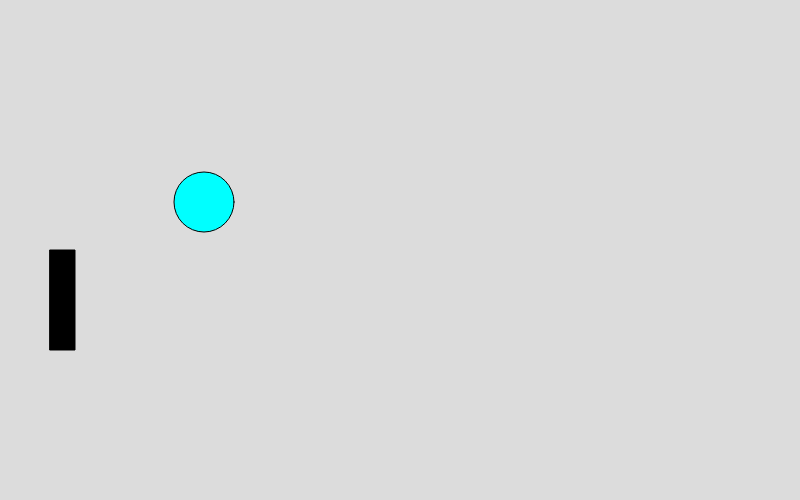
Frame 1 (no input)
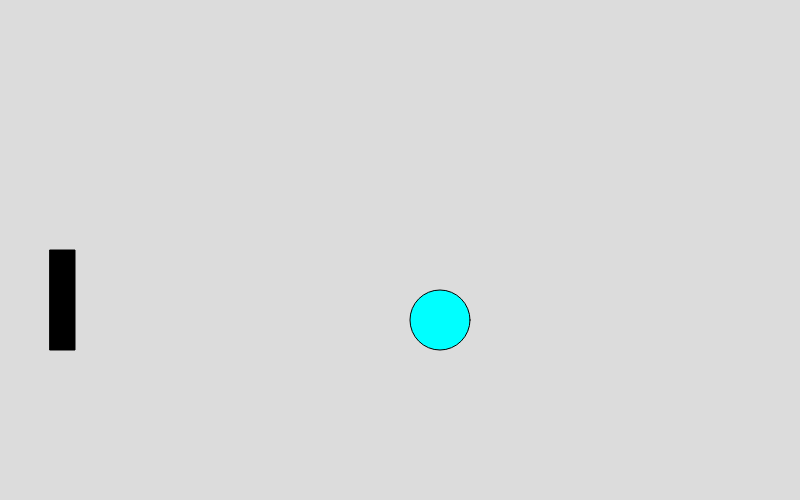
Frame 60 (no input)
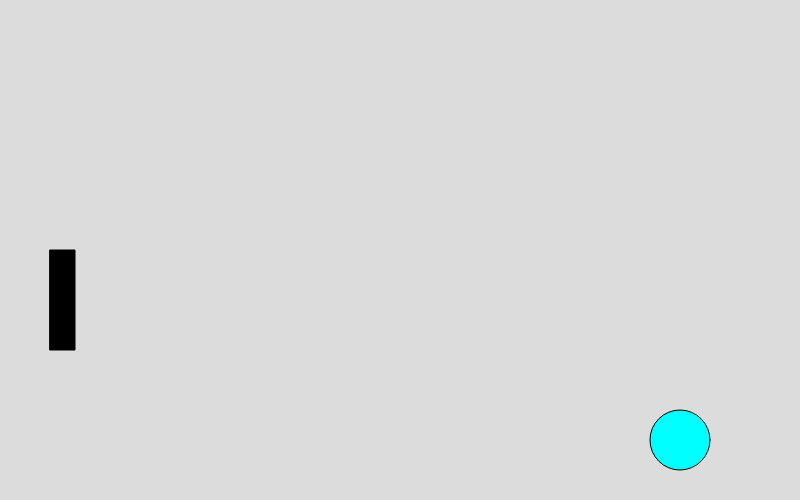
Frame 120 (the mouse pressed at the canvas centre since frame 60)

The p5.js sketch that drew these frames (run headless with seeded random() and noise() and a simulated clock; from frame 60 on, the mouse is pressed at the canvas centre):

// p5.js sketch
// ── sketch.js
// Project Title
// Your Name
// Date
//
// Extra for Experts:
// - describe what you did to take this project "above and beyond"

// Ball
let ball_x = 200;
let ball_y = 200;

let ball_dx = 4;
let ball_dy= 2;

let ballRadius = 30;
let r = 0;
let g = 255;
let b = 255;

// player 1
let playerX = 50;
let playerY = 250;
let playerHeight = 100;
let playerWidth = 25;

function setup() {
  createCanvas(800, 500);
}

function draw() {
  background(220);
  
  moveBall();
  bounceBall();
  displayBall();
  displayPlayer1();

  if (keyIsDown(87) && playerY > 0){
    playerY -= 5; 
  }
  else if (keyIsDown(83) && playerY < 500 - playerHeight){
    playerY += 5;
  } 
}

function moveBall() {
  //move
  ball_x += ball_dx;
  ball_y += ball_dy;
}

function bounceBall() {
  // xhecking collision with player
  if (ball_x === playerX - playerWidth)

  //bounce if needed
  if (ball_x >= width - ballRadius || ball_x <= 0 + ballRadius) {
    ball_dx = ball_dx * -1;
    pickRandomColor();
  }
  if (ball_y >= height - ballRadius || ball_y <= 0 + ballRadius) {
    ball_dy = ball_dy * -1;
    pickRandomColor();
  }
}

function pickRandomColor() {
  r = random(255);
  g = random(255);
  b = random(255);
}

function displayBall() {
  //display
  fill(r, g, b);
  circle(ball_x, ball_y, ballRadius * 2);
}

function displayPlayer1(){
  fill("black");
  rect(playerX, playerY, playerWidth, playerHeight);
}
